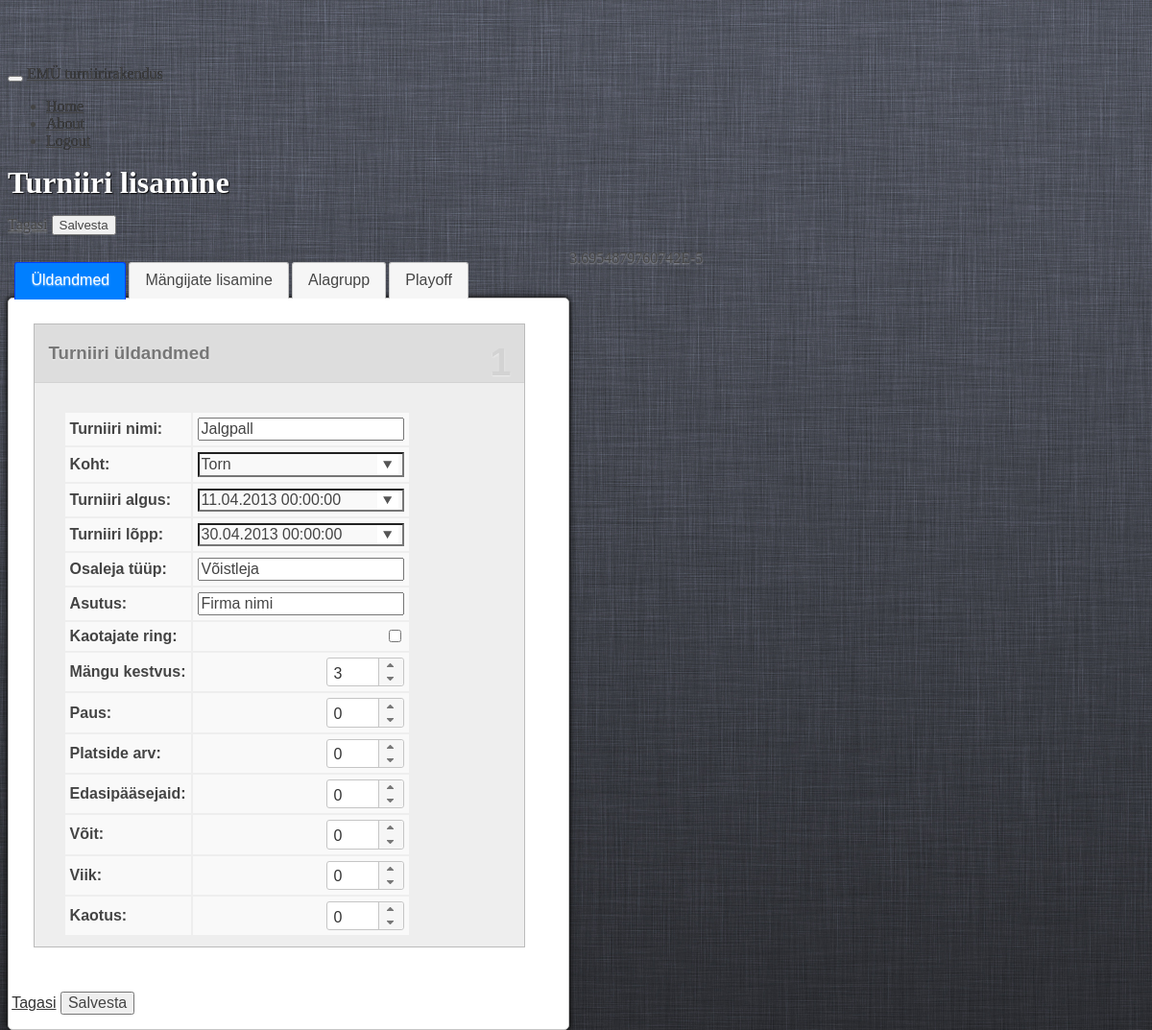
/tournaments/view/1 (signed in), run on an earlier commit of the app's database.
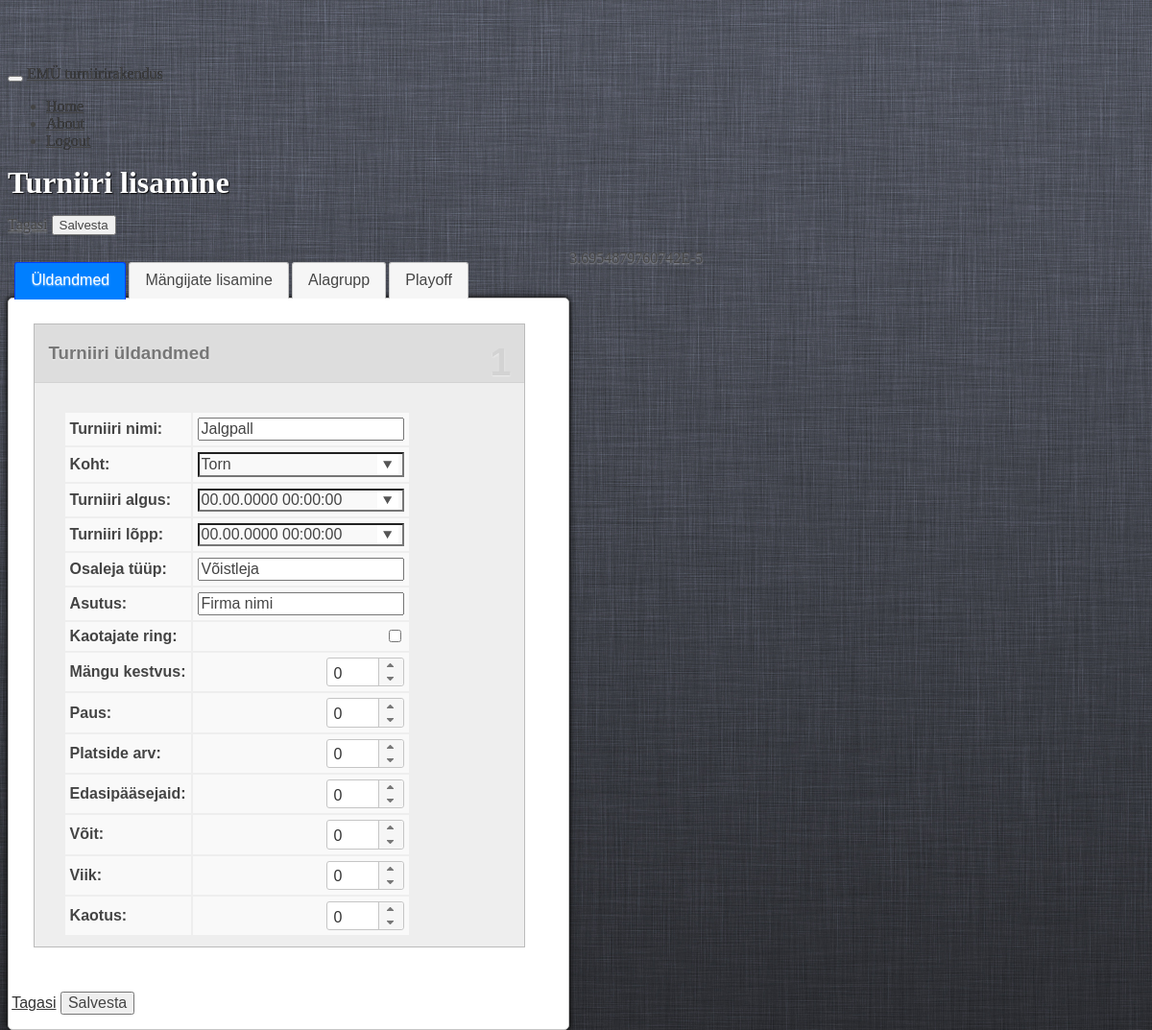
And on a later commit of the database.
### tables this page shows
CREATE TABLE IF NOT EXISTS `tournament` (
  `tournament_id` int(10) unsigned NOT NULL AUTO_INCREMENT,
  `tournament_name` varchar(100) NOT NULL,
  `tournament_year` int(11) NOT NULL,
  `tournament_place` varchar(100) NOT NULL,
  `place_id` int(11) unsigned NOT NULL,
  `deleted` tinyint(1) NOT NULL DEFAULT '0',
  `tournament_start` datetime NOT NULL,
  `tournament_end` datetime NOT NULL,
  `tournament_loser_bracket` tinyint(1) unsigned NOT NULL DEFAULT '0',
  `tournament_game_time` smallint(6) NOT NULL,
  `tournament_game_pause` smallint(6) NOT NULL,
  `tournament_field` smallint(6) NOT NULL,
  `tournament_group` smallint(6) NOT NULL,
  `tournament_win` smallint(6) NOT NULL,
  `tournament_type` tinyint(4) NOT NULL DEFAULT '-1' COMMENT '0 = Alagrupid + playoff 1= Alagrupid 2= Playoff 3= Paremusjärjestus',
  `tournament_game_win` tinyint(4) NOT NULL,
  `tournament_game_tie` tinyint(4) NOT NULL,
  `tournament_game_loss` tinyint(4) NOT NULL,
  `tournament_participant` varchar(50) NOT NULL,
  `tournament_classification` varchar(50) NOT NULL,
  PRIMARY KEY (`tournament_id`),
  KEY `place_id` (`place_id`)
);

### modules/request.php (called while the page is built, shortened)
<?php
class request
{
	function __construct()
	{
		if (isset($_SERVER['PATH_INFO'])) {
			if ($path_info = explode('/', $_SERVER['PATH_INFO'])) {
				array_shift($path_info);
				$this->controller = isset($path_info[0]) ? array_shift($path_info) : DEFAULT_CONTROLLER;
				$this->action = isset($path_info[0]) && !empty($path_info[0]) ? array_shift($path_info) : 'index';
				$this->params = isset($path_info[0]) ? $path_info : null;
			}
		}
	}
}
$_request = new request;

### controllers/tournaments.php (called while the page is built, shortened)
<?php
class tournaments
{
	function view()
	{
		global $_request;
		$id = $_request->params[0];
		$tournament = get_all("SELECT * FROM tournament WHERE tournament_id='$id'");
		$tournament = $tournament[0];
		$tournament['tournament_start'] = $this->convert_date2($tournament['tournament_start']);
		$tournament['tournament_end'] = $this->convert_date2($tournament['tournament_end']);
		require 'views/master_view.php';
	}
	function convert_date2($date)
	{
		list($date, $time) = explode(' ', $date);
		list($y, $mon, $d) = explode('-', $date);
		list($h, $min) = explode(':', $time);
		return "$d.$mon.$y $h:$min:00";
	}
}

### views/tournaments_view_view.php (called while the page is built, shortened)
<?
require ('tournaments_add_view.php');
?>

### modules/database.php (called while the page is built, shortened)
<?php
function get_all($sql)
{
	$q = mysql_query($sql) or db_error_out($sql);
	while (($result[] = mysql_fetch_assoc($q)) || array_pop($result)) {
		;
	}
	return $result;
}

### views/tournaments_add_view.php (the view, shortened to what this page needs)
<form method="post" id="tournament-add-form">
<div class="mywell"><h1>Turniiri lisamine</h1></div>
<div style="clear: both; margin: 15px 0">
	<a class="btn btn-large btn-inverse" href="/tournament/tournaments">Tagasi</a>
	<button class="btn btn-large btn-primary" type="button" onclick="submit1()">Salvesta</button>
</div>
<div id="tabs">
<ul>
	<li><a href="#tabs-1">Üldandmed</a></li>
	<li><a href="#tabs-2">Mängijate lisamine</a></li>
	<li style="display: none" name="alagrupp"><a href="#tabs-3">Alagrupp</a></li>
	<li style="display: none" name="playoff"><a href="#tabs-4">Playoff</a></li>
</ul>
<div id="tabs-1">
	<div class="kast">
		<div class="number">1</div>
		<div class="titlebar"><h3>Turniiri üldandmed</h3>
		</div>
		<table id="tournament-attributes-table" class="table table-bordered ">
			<tbody>
			<tr>
				<th>Turniiri nimi:</th>
				<td><input id="tournament-name" onfocus="$(this).removeClass('viga')" type="text"
				           name="tournament[tournament_name]" autocomplete="off"
				           value="<?= $tournament['tournament_name'] ?>"></td>
			</tr>
			<tr>
				<th>Koht:</th>
				<td>
				</td>
			</tr>
			<tr>
				<th>Turniiri algus:</th>
				<td><input type="text" id="tournament_start" class="datetimepicker" name="tournament[tournament_start]"
				           placeholder="pp.kk.aaaa hh:mm" autocomplete="off" onfocus="$(this).removeClass('viga')"
				           value="<?= $tournament['tournament_start'] ?>"></td>
			</tr>
			<tr>
				<th>Turniiri lõpp:</th>
				<td>
					<input type="text" class="datetimepicker" id="tournament_end" name="tournament[tournament_end]"
					       autocomplete="off" onfocus="$(this).removeClass('viga')" placeholder="pp.kk.aaaa hh:mm"
					       value="<?= $tournament['tournament_end'] ?>"></td>
			</tr>
			<tr>
				<th>Osaleja tüüp:</th>
				<td><input id="tournament_participant" onfocus="$(this).removeClass('viga')"
				           onblur="set_participant_type();" type="text"
				           name="tournament[tournament_participant]" autocomplete="off"
				           value="<?= $tournament['tournament_participant'] ?>"></td>
			</tr>
			<tr>
				<th>Asutus:</th>
				<td><input id="tournament_classification" onfocus="$(this).removeClass('viga')"
				           onblur="set_unit_type();" type="text"
				           name="tournament[tournament_classification]" autocomplete="off"
				           value="<?= $tournament['tournament_classification'] ?>"></td>
			</tr>
			<tr>
				<th>Kaotajate ring:</th>
				<td><input name="tournament[tournament_loser_bracket]" type="checkbox"
						<?= $tournament['tournament_loser_bracket'] == 1 ? 'checked="checked" value="1"' : 'value="0"' ?>></td>
			</tr>
			<tr>
				<th>Mängu kestvus:</th>
				<td><input id="game-length" class="spinner" min="1" maxlength="2"
				           name="tournament[tournament_game_time]" onkeypress="validate(event)"
				           onfocus="$(this).removeClass('viga')" value="<?= $tournament['tournament_game_time'] ?>"></td>
			</tr>
			<tr>
				<th>Paus:</th>
				<td><input class="spinner" min="0" maxlength="2" name="tournament[tournament_game_pause]"
				           onkeypress="validate(event)" value="<?= $tournament['tournament_game_pause'] ?>"></td>
			</tr>
			<tr>
				<th>Platside arv:</th>
				<td><input class="spinner" min="1" maxlength="2" name="tournament[tournament_field]"
				           onkeypress="validate(event)" value="<?= $tournament['tournament_field'] ?>"/></td>
			</tr>
			<tr>
				<th>Edasipääsejaid:</th>
				<td><input class="spinner" min="1" maxlength="2" name="tournament[tournament_win]"
				           onkeypress="validate(event)" value="<?= $tournament['tournament_win'] ?>"/></td>
			</tr>
			<tr>
				<th>Võit:</th>
				<td><input class="spinner" min="0" maxlength="2" name="tournament[tournament_game_win]"
				           onkeypress="validate(event)" value="<?= $tournament['tournament_game_win'] ?>"/></td>
			</tr>
			<tr>
				<th>Viik:</th>
				<td><input class="spinner" min="0" maxlength="2" name="tournament[tournament_game_tie]"
				           onkeypress="validate(event)" value="<?= $tournament['tournament_game_tie'] ?>"/></td>
			</tr>
			<tr>
				<th>Kaotus:</th>
				<td><input class="spinner" min="0" maxlength="2" name="tournament[tournament_game_loss]"
				           onkeypress="validate(event)" value="<?= $tournament['tournament_game_loss'] ?>"/></td>
			</tr>
			</tbody>
		</table>
	</div>
</div>
<div style="clear: both; padding: 15px 0">
</div>
</form>
<a class="btn btn-large btn-inverse" href="/tournament/tournaments">Tagasi</a>
<button tabindex="10" class="btn btn-large btn-primary" type="button" onclick="submit1()">Salvesta</button>

### index.php (shortened to what this page needs)
<?php
require 'modules/request.php';
require 'modules/database.php';
if (file_exists('controllers/'.$_request->controller.'.php')) {
	$controller = new $_request->controller;
	$controller->{$_request->action}();
} else {
	echo "The page '{$_request->controller}' does not exist";
}

### views/master_view.php (shortened to what this page needs)
<!DOCTYPE html>
<html lang="en">
<head>
	<link rel="stylesheet" href="http://code.jquery.com/ui/1.10.1/themes/base/jquery-ui.css"/>
	<link href="//netdna.bootstrapcdn.com/twitter-bootstrap/2.3.0/css/bootstrap-combined.min.css" rel="stylesheet">
</head>
<body>
<div class="navbar navbar-inverse navbar-fixed-top">
	<div class="navbar-inner">
		<div class="container">
			<button type="button" class="btn btn-navbar" data-toggle="collapse" data-target=".nav-collapse">
			</button>
			<a class="brand" href="<?= BASE_URL ?>tournaments">EMÜ turniirirakendus</a>
			<div class="nav-collapse collapse">
				<ul class="nav">
					<li class="active"><a href="<?= BASE_URL ?>tournaments">Home</a></li>
					<li><a href="#about">About</a></li>
					<li><a href="<?= BASE_URL ?>auth/logout">Logout</a></li>
				</ul>
			</div>
		</div>
	</div>
</div>
<div class=" container-fluid" <? if ($_request->controller == 'tournaments' && $_request->action !=
	'view'): ?>
style="max-width:
980px;
margin: 0 auto;"<? endif;
?>>
	<? require 'views/'.$_request->controller.'_'.$_request->action.'_view.php'?>
</div>
</body>
</html>

### views/tournaments_view_view.php (style rules this page uses)
.datetimepicker { background: url(../../assets/ico/arrowdown.png) 98% 50% no-repeat; }

What changed in the data, as far as the page shows it:
changed tournament "Jalgpall": tournament_game_time "3" → "0"
Also different on the page:
form field tournament_start: "11.04.2013 00:00:00" → "00.00.0000 00:00:00"
form field tournament_end: "30.04.2013 00:00:00" → "00.00.0000 00:00:00"
